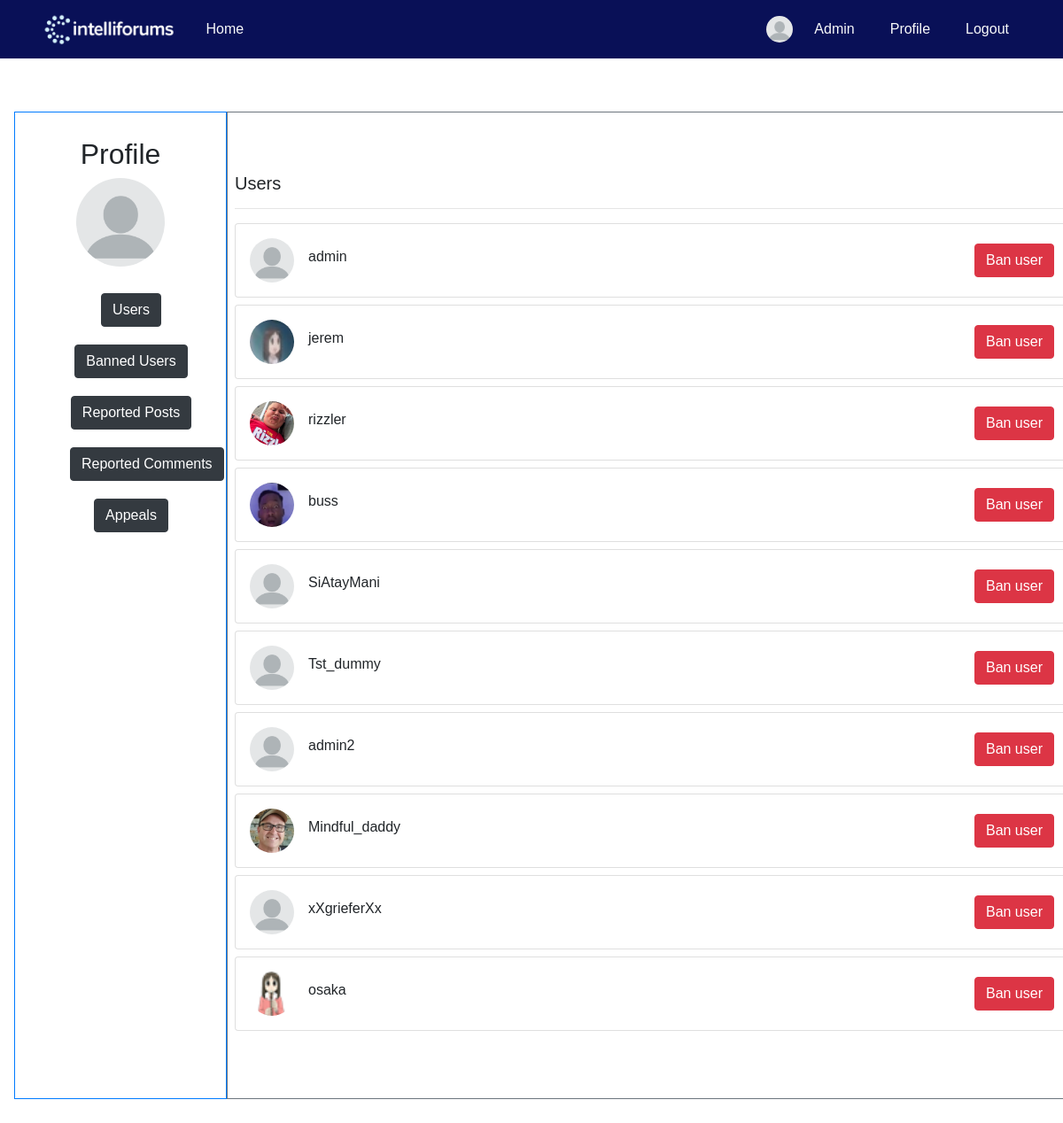
Page /adminpanel/ (signed in) on the committed database.
### blog/models.py (models this page shows, shortened)
class User(AbstractBaseUser, PermissionsMixin):
    username = models.CharField(max_length=100, unique=True)
    picture = models.ImageField(
        upload_to='profile/',
        default='profile/blank-profile-picture-973460_128012234212.png',
        blank=True,
    )
    is_active = models.BooleanField(default=True)
    is_staff = models.BooleanField(default=False)
    is_banned = models.BooleanField(default=False)
    USERNAME_FIELD = 'username'
    objects = UserManager()

### blog/views.py (the view)
# urls.py: path('adminpanel/', views.render_adminpanel, name="adminpanel"),
@csrf_protect
def render_adminpanel(request):
    banned_response = banned_propagator(request)
    if banned_response:
        return banned_response
    if not request.user.is_staff:
        raise PermissionDenied
    users = User.objects.filter(is_banned=False)
    banned_users = User.objects.filter(is_banned=True)
    reported_posts = ReportPost.objects.all()
    reported_comments = ReportComment.objects.all()
    appeals = BanAppeal.objects.all()
    return render(request, 'Admin/admin.html', {
        'users': users,
        'banned_users': banned_users,
        'reported_posts': reported_posts,
        'reported_comments': reported_comments,
        'appeals': appeals,
    })

### blog/views.py (called while the page is built)
def banned_propagator(request):
    if request.user.is_authenticated and request.user.bans_received.exists():
        userban = request.user.bans_received.first()
        return render(request, 'banned.html', {
            'userban': userban,
        })
    return None

### blog/templates/Admin/admin.html (shortened to what this page needs)
<!DOCTYPE html>
<html lang="en">
<head>
    {% load static %}
    <link rel="stylesheet" href="{% static 'blog/css/profile.css' %}">
</head>
<body>
    {% include 'header.html' %}
        <div class="container-fluid m-3">
            <div class="row d-flex">
                <div class="left-column p-2 border border-primary" style="flex: 0 0 20%; max-width: 20%;">
                    <div class="profile-container">
                        <h2>Profile</h2>
                        <img src="/media/{{ request.user.picture }}" alt="Profile Picture" class="profile-pic" style="height: 100px;">
                        <div class="ml-4">
                            <div style="display: inline;">
                                <button id="showUsers" class="btn btn-dark" style="margin: 10px;">Users</button>
                                <br>
                                <button id="showBannedUsers" class="btn btn-dark" style="margin: 10px;">Banned Users</button>
                                <br>
                                <button id="showPosts" class="btn btn-dark" style="margin: 10px;">Reported Posts</button>
                                <br>
                                <button id="showComments" class="btn btn-dark" style="margin: 10px;">Reported Comments</button>
                                <br>
                                <button id="showAppeals" class="btn btn-dark" style="margin: 10px;">Appeals</button>
                            </div>
                        </div>
                    </div>
                </div>
                <div class="col p-2 border border-secondary">
                    <div id="UsersDashboard" style="display: block;">
                        {% include 'Admin/admin_dashboard.html' %}
                    </div>
                </div>
            </div>
        </div>
</body>
</html>

### blog/templates/header.html (shortened to what this page needs)
<!DOCTYPE html>
<html lang="en">
<head>
    {% load static %}
    <link rel="stylesheet" href="https://cdn.jsdelivr.net/npm/bootstrap@4.1.3/dist/css/bootstrap.min.css">
    <link rel="stylesheet" href="https://cdnjs.cloudflare.com/ajax/libs/font-awesome/5.12.0-2/css/all.min.css" />
    <link rel="stylesheet" href="{% static 'blog/css/global.css' %}">
</head>
<body>
    <link rel="stylesheet" href="{% static 'blog/css/header.css' %}">
    <nav class="navbar">
        <div class="container d-flex justify-content-between align-items-center">
            <div class="d-flex align-items-center">
                <img src="{% static 'images/logo.png' %}" alt="Logo" style="max-height:50px;">
                <a class="nav-link text-light ml-3" href="/">Home</a>
            </div>
            <div class="d-flex align-items-center">
            {% if current_user %}
                {% if current_user.is_authenticated %}
                    <img src="{{ current_user.picture.url }}" alt="Profile Picture" class="profile-img" style="height:30px;width:30px;border-radius:50%;">
                    {% if current_user.is_staff %}
                    <a class="nav-link text-light ml-2" href="/adminpanel/">Admin</a>
                    {% endif %}
                    <a class="nav-link text-light ml-2" href="/profile/{{current_user.id}}">Profile</a>
                    <a class="nav-link text-light ml-2" href="{% url 'logout' %}">Logout</a>
                {% else %}
                    <a class="nav-link text-light" href="/login/">Login</a>
                    <a class="nav-link text-light ml-2" href="/register/">Register</a>
                {% endif %}
            {% else %}
                {% if user.is_authenticated %}
                    <img src="{{ user.picture.url }}" alt="Profile Picture" class="profile-img" style="height:30px;width:30px;border-radius:50%;">
                    {% if user.is_staff %}
                    <a class="nav-link text-light ml-2" href="/adminpanel/">Admin</a>
                    {% endif %}
                    <a class="nav-link text-light ml-2" href="/profile/{{user.id}}">Profile</a>
                    <a class="nav-link text-light ml-2" href="{% url 'logout' %}">Logout</a>
                {% else %}
                    <a class="nav-link text-light" href="/login/">Login</a>
                    <a class="nav-link text-light ml-2" href="/register/">Register</a>
                {% endif %}
            {% endif %}
            </div>
        </div>
    </nav>
</body>
</html>

### blog/templates/Admin/admin_dashboard.html (shortened to what this page needs)
<div class="row">
    <div class="col-lg">
        <h5>Users</h5>
        <hr>
        {% for user in users %}
        <div class="card mb-2">
            <div class="card-body p-2 p-sm-3">
                <div class="media forum-item">
                    <a href="#" data-toggle="collapse" data-target=".forum-content"><img src="/media/{{ user.picture }}" class="mr-3 rounded-circle" width="50" alt="User" /></a>
                    <div class="media-body align-self-center">
                        <h6><a href="#" data-toggle="collapse" data-target=".forum-content" class="text-body">{{ user.username }}</a></h6>
                    </div>
                    <div class="text-muted small text-center align-self-center">
                        <form method="POST" action="{% url 'ban_user' user.id %}" onsubmit="return confirm('Are you sure you want to ban this user?')">
                            <button type="submit" class="btn btn-danger">Ban user</button>
                        </form>
                    </div>
                </div>
            </div>
        </div>
        {% endfor %}
    </div>
</div>

### blog/static/blog/css/profile.css (style rules this page uses)
.profile-container { max-width: 600px; margin: 0 auto; text-align: center; padding: 20px; }
.profile-pic { max-width: 300px; max-height: 300px; border-radius: 50%; margin-bottom: 20px; }
h2 { margin-bottom: 30px; }

### blog/static/blog/css/global.css (style rules this page uses)
* { font-family: Verdana, Geneva, Tahoma, sans-serif; }

### blog/static/blog/css/header.css (style rules this page uses)
nav { background-color: #091057; }
.profile-img { max-width: 50px !important; max-height: 50px !important; border-radius: 50% !important; }

### blog/templates/Admin/admin.html (style rules this page uses)
.profile-container { max-width: 600px; margin: 0 auto; text-align: center; padding: 20px; }
.profile-pic { max-width: 300px; max-height: 300px; border-radius: 50%; margin-bottom: 20px; }
h2 { margin-bottom: 30px; }
.row { margin: 60px; }

### rows in the picture
User: picture (placeholder picture), user.picture (placeholder picture), username "admin"
User: picture (picture), username "jerem"
User: picture (picture), username "rizzler"
User: picture (picture), username "buss"
User: picture (placeholder picture), username "SiAtayMani"
User: picture (placeholder picture), username "Tst_dummy"
User: picture (placeholder picture), username "admin2"
User: picture (picture), username "Mindful_daddy"
User: picture (placeholder picture), username "xXgrieferXx"
User: picture (picture), username "osaka"
